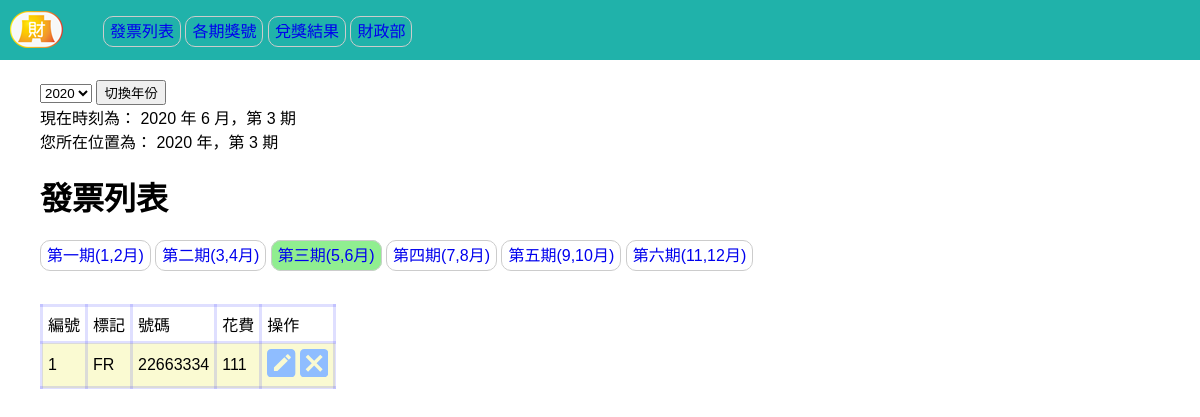
Page /list.php on the committed database.
### tables this page shows
CREATE TABLE `invoice` (
  `id` int(10) UNSIGNED NOT NULL,
  `code` varchar(2) NOT NULL,
  `number` varchar(8) NOT NULL,
  `period` tinyint(1) UNSIGNED NOT NULL COMMENT '只有分六期，所以不用太多位元，選TinyINT即可。',
  `expend` int(10) UNSIGNED NOT NULL,
  `year` varchar(4) NOT NULL COMMENT '若要紀錄完整日期，就用DATE。'
);

### common/base.php (called while the page is built, shortened)
<?php
$dsn="mysql:host=localhost;charset=utf8;dbname=invoice";
$pdo=new PDO($dsn,'root',"");
function all($table,...$arg){
    global $pdo;
    $sql="select * from $table ";
    if(isset($arg[0]) && is_array($arg[0])){
        $tmp=[];
        foreach($arg[0] as $key => $value){
            $tmp[]=sprintf("`%s`='%s'",$key,$value);
        }
        $sql=$sql." where " . implode(" && ",$tmp);
    }
    return $pdo->query($sql)->fetchAll();
}
?>

### list.php (the view, shortened to what this page needs)
<?php include "./common/base.php"; ?>
<!DOCTYPE html>
<html lang="en">
<head>
  <link rel="stylesheet" href="./css/style.css">
</head>
<body>
  <?php include "./include/header.php";
  $year=date("Y");
  $month=date("n");
  $period=round(($month/2),0);
  ?>
<form class="yearswitch" action="list.php?period=<?=$period;?>&year=<?=$year;?>">
  <select name="year">
    <option value="2020" <?=($year==2020)?"selected":null;?>>2020</option>
  </select>
  <input type="submit" value="切換年份">
</form>
  <?php
  echo "<p class='note'>現在時刻為： ".date("Y")." 年 ".$month." 月，第&nbsp;".(round(($month/2),0))."&nbsp;期</p>";
  echo "<p class='note'>您所在位置為： ".$year." 年，第&nbsp;".$period."&nbsp;期</p>";
  ?>
  <h1>發票列表</h1>
  <ul class="nav">
    <li><a href="list.php?period=1&year=<?=$year;?>" style="background:<?=($period==1)?"lightgreen":"white";?>;">第一期(1,2月)</a></li>
    <li><a href="list.php?period=2&year=<?=$year;?>" style="background:<?=($period==2)?"lightgreen":"white";?>;">第二期(3,4月)</a></li>
    <li><a href="list.php?period=3&year=<?=$year;?>" style="background:<?=($period==3)?"lightgreen":"white";?>;">第三期(5,6月)</a></li>
    <li><a href="list.php?period=4&year=<?=$year;?>" style="background:<?=($period==4)?"lightgreen":"white";?>;">第四期(7,8月)</a></li>
    <li><a href="list.php?period=5&year=<?=$year;?>" style="background:<?=($period==5)?"lightgreen":"white";?>;">第五期(9,10月)</a></li>
    <li><a href="list.php?period=6&year=<?=$year;?>" style="background:<?=($period==6)?"lightgreen":"white";?>;">第六期(11,12月)</a></li>
  </ul>
  <?php
    $rows=all('invoice',['period'=>$period,'year'=>$year]);
  ?>
  <table>
    <tr>
      <td>編號</td>
      <td>標記</td>
      <td>號碼</td>
      <td>花費</td>
      <td>操作</td>
    </tr>
  <?php
  foreach ($rows as $row) {
  ?>
  <tr>
      <td><?=$row['id'];?></td>
      <td><?=$row['code'];?></td>
      <td><?=$row['number'];?></td>
      <td><?=$row['expend'];?></td>
      <td>
        <label for="edit"><a href="edit_invoice.php?id=<?=$row['id'];?>">
          </a></label>
        <label for="delete"><a href="delete_invoice.php?period=<?=$period;?>&year=<?=$year;?>&id=<?=$row['id'];?>">
        </a></label>
      </td>
  </tr>
  <?php
  }
  ?>
</table>
</body>
</html>

### css/style.css (style rules this page uses)
* { box-sizing: border-box; margin: 0px; font-family: 'Noto Sans TC', sans-serif; }
.header ul,.nav { list-style-type: none; }
li { margin: 18px 0px; display: inline-block; }
.header a.hd, .nav a { border: 1px solid #CCC; border-radius: 10px; box-sizing: border-box; padding: 6px; }
table { border-collapse: collapse; border: 1px solid #0000ff20; margin: 20px 40px; }
table td { border-collapse: collapse; border: 3px solid #0000ff20; padding: 5px; }
table tr.first, tr:nth-of-type(2), tr:nth-of-type(3), tr:nth-of-type(4), tr:nth-of-type(5), tr:nth-of-type(6), tr:nth-of-type(7) { background: lightgoldenrodyellow; }
a { text-decoration: none; }
h1 { margin: 20px 40px 5px 40px; }
.note { margin: 0px 40px 0px 40px; }
.yearswitch, .period_item { margin: 0px 0px 0px 40px; font-size: 1rem; }

### rows in the picture
invoice: id "1", code "FR", number "22663334", expend "111"

### other values in the picture
$year "2020"
$period "3"
